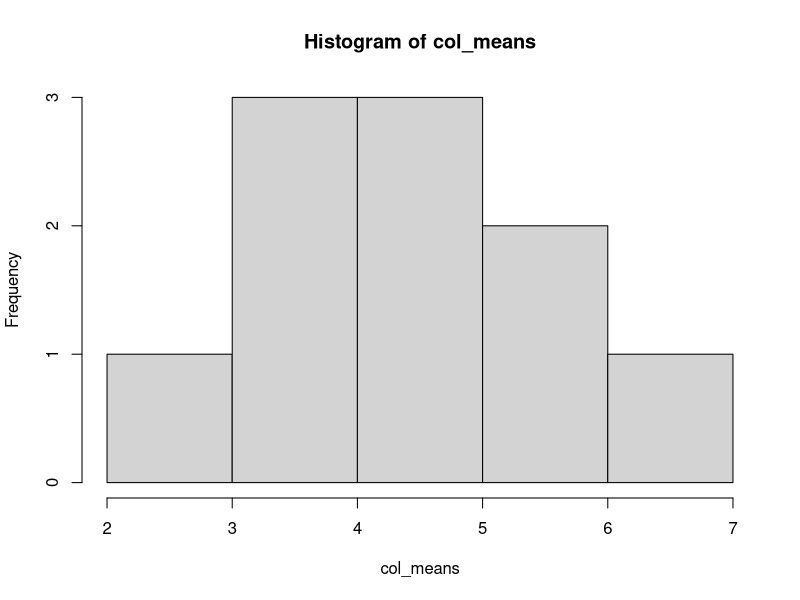

Generate this figure with R:
#SHEET 1
library("ggplot2")
#the sum of 52.3, 74.8, 3.17
52.3 + 74.8 + 3.17
#the square root of 144
sqrt(144)
#the 10-based logarithm of 200 multiplied with sin of π/4
log10(200) * sin(pi/4)
#the cumulative sum of the numbers 1,3,18,20,2 
vec <- c(1, 2, 3, 4, 5)
cumsum(vec)
#find 10 numbers between 0 and 20 rounded to the nearest integer
#value (hint use the command sample() or a combination of the
#commands round() and runif()).
random_numbers <- runif(10, min = 0, max = 20)
rounded_numbers <- round(random_numbers)
random_numbers_with_sample <- sample(0:20, 10, replace = TRUE)
#Assign the number 5 to x and the number 10 to y
x <- 5
y <- 10

# Assign the number 5 to x and the number 10 to y.
# Calculate the product of x and y.
# Store the result in a new variable z.
# Inspect your workspace by clicking the “environment” tab in RStudio, and find the three objects.
# Make a vector myvec of the objects x,y,z.
# Find the minimum, the maximum and the mean of the vector.
# Remove myvec from the workspace.
z <- x * y
myvec <- c(x, y, z)
min_myvec <- min(myvec)
max_myvec <- max(myvec)
mean_myvec <- mean(myvec)

#The numbers below are the first ten days of rainfall in a year
#0.1 0.5 2.3 1.1 11.3 14.7 23.4 15.7 0 0.9
#Read them into a vector using the c() command.
rainfall_vec <- c(0.1, 0.5, 2.3, 1.1, 11.3, 14.7, 23.4, 15.7, 0, 0.9)
#Calulate the mean and the standard deviation.
rainfall_mean <- mean(rainfall_vec)
rainfall_sd <- sd(rainfall_vec)
#Calculate the cumulative rainfall over these ten days. What is total sum of the rainfall?
rainfall_sum <- sum(rainfall_vec)
#Which day saw the highest rainfall? Find an appropriate R command.
rainfall_max <- max(rainfall_vec)
#Take a subset of the rainfall data where rain is larger than 10.
rainfall_subset <- rainfall_vec[rainfall_vec>10]
#What is mean rainfall for days where the rainfall was at least 5?
rainfall_atleast_five <- rainfall_vec[rainfall_vec<=5]
mean_of_rainfall_atleast_five <- mean(rainfall_atleast_five)
#Subset the vector where it is either exactly 0 or 1.1 and find the corresponding days.
rainfall_subset_2 <- which(rainfall_vec==0 | rainfall_vec==1.1)

#Aufgabe 4
#Read these vectors into two vectors with appropriate names.
cylinder_length_vec <- c(2.5, 3.4, 4.8, 3.1, 1.7)
cylinder_diameters_vec <- c(0.7, 0.4, 0.5, 0.5, 0.9)
#Volumen = pi * r2 * h
cylinder_volumes_vec<-c()
for (i in 1:length(cylinder_length_vec)) {
  cylinder_volumes_vec[i] <- cylinder_length_vec[i]*pi*((cylinder_diameters_vec[i]/2)^2)
}
#Recalculate to cubic milimeters
cylinder_volumes_cubic_milimeters_vec <- cylinder_volumes_vec * 1000

#Aufgabe 5
x <- c(1,2,3,4,5)
y <- c(3,5,7,9)
union <- union(x, y)
intersection <- intersect(x, y)
x_without_y <- setdiff(x,y)
print(x_without_y)
y_without_x <- setdiff(y, x)
print(x_without_y)
vec <- c(x, y)

#Aufgabe 6
first_row_vec <- seq(from=0, to=18, by=2)
random_number_vec <- as.integer(runif(70, min=0, max=10))
matrix <- matrix(data=c(first_row_vec, random_number_vec), byrow=TRUE, nrow=8, ncol=10)
row_means <- as.integer(rowMeans(matrix))
sd_rows <- sd(matrix)
new_matrix = matrix[2:8, 1:10]
col_means <- colMeans(new_matrix)
hist(col_means)

#Aufgabe 7
dataset <- str(mpg)

#Aufgabe 8
liste_1 <- list(vater="John", mutter="Mary", kinder_alter=c(4, 6, 10))
liste_2 <- list(kind_1_name="Bob", kind_2_name="Cate", kind_3_name="Susan")
list_concatinate_1 <- c(liste_1, liste_2)
list_concatinate_2 <- list(liste_1, liste_2)


# Neue Liste erstellen
liste_kinder <- list()

# Schleife, um Namen und Alter hinzuzufügen
for (i in 1:length(liste_2)) {
  kind_name <- liste_2[[paste0("kind_", i, "_name")]]
  kind_alter <- liste_1[["kinder_alter"]][i]
  liste_kinder[[i]] <- list(name = kind_name, alter = kind_alter)
}













